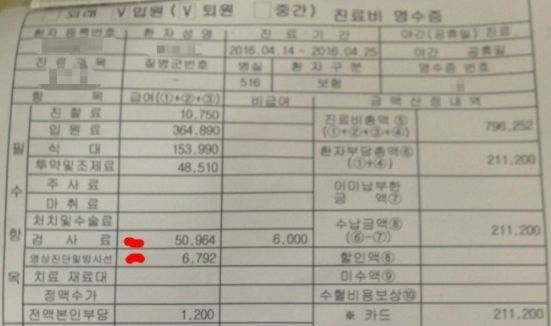
#> input picture Scripts/tp/pic/blur.jpg, 551 x 326 px, found by its file name
$ python smoothing.py
#> lines starting #> are read from the running program, lines starting #| are printed output that depends on the picture
#-*-coding:utf-8 -*-
import cv2
import numpy as np
from matplotlib import pyplot as plt


img_path = 'tesseract_Project/Scripts/tp/pic/'
img = cv2.imread(img_path + 'blur.jpg')
#> img is the input picture: shape (326, 551, 3); mean B, G, R 150.9, 164.2, 167.9

# pyplot를 사용하기 위해서 BGR을 RGB로 변환.
b,g,r = cv2.split(img)
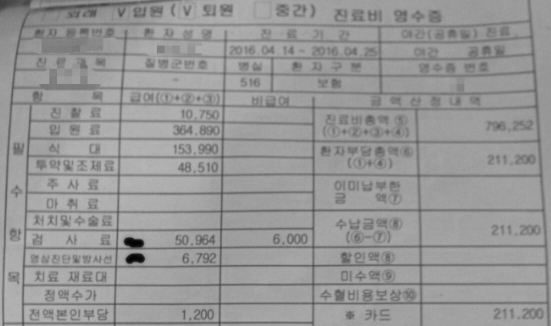
#> b: shape (326, 551); min 0, max 182, mean 150.9
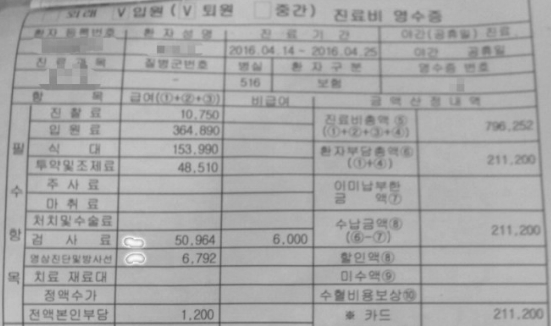
#> r: shape (326, 551); min 77, max 250, mean 167.9
img = cv2.merge([r,g,b])


# 일반 Blur
dst1 = cv2.blur(img,(7,7))
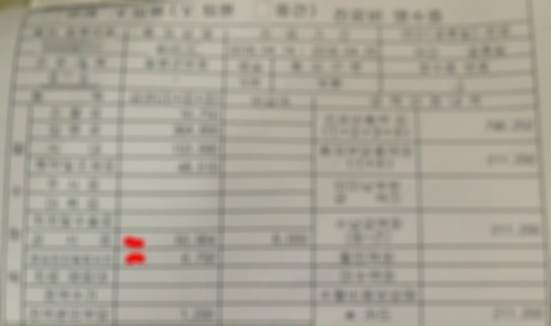
#> dst1: shape (326, 551, 3); mean R, G, B 167.8, 164.2, 150.9

# GaussianBlur
dst2 = cv2.GaussianBlur(img,(5,5),0)

# Median Blur
dst3 = cv2.medianBlur(img,9)

# Bilateral Filtering
dst4 = cv2.bilateralFilter(img,9,75,75)

images = [img,dst1,dst2,dst3,dst4]
titles=['Original','Blur(7X7)','Gaussian Blur(5X5)','Median Blur','Bilateral']


# [5 lines of commented-out code are left out]

for i in range(5):
	cv2.imshow(titles[i], images[i])
	cv2.waitKey(0)
